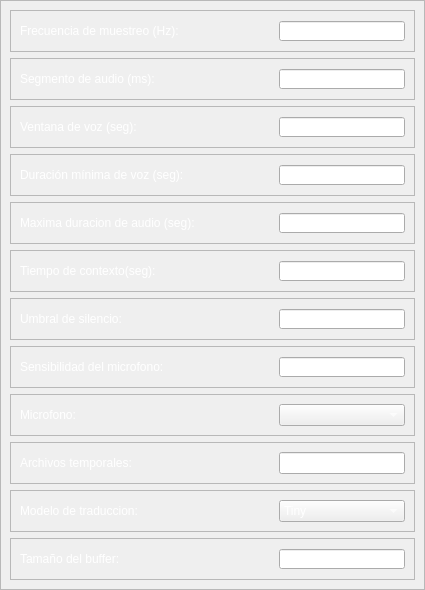
               <widget class="QWidget" name="ConfiguracionAudio">
                <property name="geometry">
                 <rect>
                  <x>0</x>
                  <y>-187</y>
                  <width>425</width>
                  <height>544</height>
                 </rect>
                </property>
                <property name="minimumSize">
                 <size>
                  <width>0</width>
                  <height>0</height>
                 </size>
                </property>
                <attribute name="icon">
                 <iconset>
                  <normaloff>imgs/toolbox.svg</normaloff>imgs/toolbox.svg</iconset>
                </attribute>
                <attribute name="label">
                 <string>Configuracion de Traduccion</string>
                </attribute>
                <layout class="QVBoxLayout" name="verticalLayout_9">
                 <property name="spacing">
                  <number>0</number>
                 </property>
                 <property name="leftMargin">
                  <number>0</number>
                 </property>
                 <property name="topMargin">
                  <number>0</number>
                 </property>
                 <property name="rightMargin">
                  <number>0</number>
                 </property>
                 <property name="bottomMargin">
                  <number>0</number>
                 </property>
                 <item>
                  <widget class="QFrame" name="frame_7">
                   <property name="minimumSize">
                    <size>
                     <width>0</width>
                     <height>0</height>
                    </size>
                   </property>
                   <property name="styleSheet">
                    <string notr="true">QSpinBox, QDoubleSpinBox, QComboBox, QLabel,QLineEdit{
	color:white
}</string>
                   </property>
                   <property name="frameShape">
                    <enum>QFrame::StyledPanel</enum>
                   </property>
                   <property name="frameShadow">
                    <enum>QFrame::Raised</enum>
                   </property>
                   <layout class="QVBoxLayout" name="verticalLayout_8" stretch="1,0,1,1,1,1,1,0,1,1,1,0">
                    <item>
                     <widget class="QFrame" name="frame_9">
                      <property name="frameShape">
                       <enum>QFrame::StyledPanel</enum>
                      </property>
                      <property name="frameShadow">
                       <enum>QFrame::Raised</enum>
                      </property>
                      <layout class="QHBoxLayout" name="horizontalLayout_4" stretch="2,1">
                       <item>
                        <widget class="QLabel" name="label">
                         <property name="sizePolicy">
                          <sizepolicy hsizetype="Expanding" vsizetype="Fixed">
                           <horstretch>0</horstretch>
                           <verstretch>0</verstretch>
                          </sizepolicy>
                         </property>
                         <property name="toolTip">
                          <string>Cantidad de muestras de audio por segundo para el procesamiento</string>
                         </property>
                         <property name="text">
                          <string>Frecuencia de muestreo (Hz):</string>
                         </property>
                        </widget>
                       </item>
                       <item>
                        <widget class="QSpinBox" name="rate">
                         <property name="buttonSymbols">
                          <enum>QAbstractSpinBox::NoButtons</enum>
                         </property>
                         <property name="maximum">
                          <number>100000</number>
                         </property>
                         <property name="value">
                          <number>16000</number>
                         </property>
                        </widget>
                       </item>
                      </layout>
                     </widget>
                    </item>
                    <item>
                     <widget class="QFrame" name="frame_8">
                      <property name="frameShape">
                       <enum>QFrame::StyledPanel</enum>
                      </property>
                      <property name="frameShadow">
                       <enum>QFrame::Raised</enum>
                      </property>
                      <layout class="QHBoxLayout" name="horizontalLayout_5" stretch="2,1">
                       <item>
                        <widget class="QLabel" name="label_3">
                         <property name="toolTip">
                          <string>Duración de los fragmentos de audio analizados en cada ciclo</string>
                         </property>
                         <property name="text">
                          <string>Segmento de audio (ms):</string>
                         </property>
                        </widget>
                       </item>
                       <item>
                        <widget class="QSpinBox" name="chunk_duration">
                         <property name="buttonSymbols">
                          <enum>QAbstractSpinBox::NoButtons</enum>
                         </property>
                         <property name="maximum">
                          <number>100</number>
                         </property>
                         <property name="value">
                          <number>30</number>
                         </property>
                        </widget>
                       </item>
                      </layout>
                     </widget>
                    </item>
                    <item>
                     <widget class="QFrame" name="frame_10">
                      <property name="frameShape">
                       <enum>QFrame::StyledPanel</enum>
                      </property>
                      <property name="frameShadow">
                       <enum>QFrame::Raised</enum>
                      </property>
                      <layout class="QHBoxLayout" name="horizontalLayout_6" stretch="2,1">
                       <item>
                        <widget class="QLabel" name="label_4">
                         <property name="toolTip">
                          <string>Tiempo máximo permitido luego del silencio</string>
                         </property>
                         <property name="text">
                          <string>Ventana de voz (seg):</string>
                         </property>
                        </widget>
                       </item>
                       <item>
                        <widget class="QDoubleSpinBox" name="voice_window">
                         <property name="buttonSymbols">
                          <enum>QAbstractSpinBox::NoButtons</enum>
                         </property>
                         <property name="decimals">
                          <number>1</number>
                         </property>
                         <property name="maximum">
                          <double>3.000000000000000</double>
                         </property>
                         <property name="singleStep">
                          <double>0.100000000000000</double>
                         </property>
                         <property name="value">
                          <double>0.400000000000000</double>
                         </property>
                        </widget>
                       </item>
                      </layout>
                     </widget>
                    </item>
                    <item>
                     <widget class="QFrame" name="frame_11">
                      <property name="frameShape">
                       <enum>QFrame::StyledPanel</enum>
                      </property>
                      <property name="frameShadow">
                       <enum>QFrame::Raised</enum>
                      </property>
                      <layout class="QHBoxLayout" name="horizontalLayout_7" stretch="2,1">
                       <item>
                        <widget class="QLabel" name="label_5">
                         <property name="toolTip">
                          <string>Duración mínima de una señal para ser detectada como voz</string>
                         </property>
                         <property name="text">
                          <string>Duración mínima de voz (seg):</string>
                         </property>
                        </widget>
                       </item>
                       <item>
                        <widget class="QDoubleSpinBox" name="min_voice_duration">
                         <property name="buttonSymbols">
                          <enum>QAbstractSpinBox::NoButtons</enum>
                         </property>
                         <property name="decimals">
                          <number>1</number>
                         </property>
                         <property name="maximum">
                          <double>3.000000000000000</double>
                         </property>
                         <property name="singleStep">
                          <double>0.100000000000000</double>
                         </property>
                         <property name="value">
                          <double>0.300000000000000</double>
                         </property>
                        </widget>
                       </item>
                      </layout>
                     </widget>
                    </item>
                    <item>
                     <widget class="QFrame" name="frame_16">
                      <property name="frameShape">
                       <enum>QFrame::StyledPanel</enum>
                      </property>
                      <property name="frameShadow">
                       <enum>QFrame::Raised</enum>
                      </property>
                      <layout class="QHBoxLayout" name="horizontalLayout_10" stretch="2,1">
                       <item>
                        <widget class="QLabel" name="label_9">
                         <property name="toolTip">
                          <string>Límite máximo de duración para procesar un segmento de audio</string>
                         </property>
                         <property name="text">
                          <string>Maxima duracion de audio (seg):</string>
                         </property>
                        </widget>
                       </item>
                       <item>
                        <widget class="QDoubleSpinBox" name="max_continuous_speech_time">
                         <property name="buttonSymbols">
                          <enum>QAbstractSpinBox::NoButtons</enum>
                         </property>
                         <property name="decimals">
                          <number>1</number>
                         </property>
                         <property name="minimum">
                          <double>1.000000000000000</double>
                         </property>
                         <property name="maximum">
                          <double>15.000000000000000</double>
                         </property>
                         <property name="singleStep">
                          <double>0.500000000000000</double>
                         </property>
                         <property name="value">
                          <double>5.000000000000000</double>
                         </property>
                        </widget>
                       </item>
                      </layout>
                     </widget>
                    </item>
                    <item>
                     <widget class="QFrame" name="frame_14">
                      <property name="frameShape">
                       <enum>QFrame::StyledPanel</enum>
                      </property>
                      <property name="frameShadow">
                       <enum>QFrame::Raised</enum>
                      </property>
                      <layout class="QHBoxLayout" name="horizontalLayout_11" stretch="2,1">
                       <item>
                        <widget class="QLabel" name="label_10">
                         <property name="toolTip">
                          <string>Tiempo previo considerado para mantener la coherencia</string>
                         </property>
                         <property name="text">
                          <string>Tiempo de contexto(seg):</string>
                         </property>
                        </widget>
                       </item>
                       <item>
                        <widget class="QDoubleSpinBox" name="cut_time">
                         <property name="buttonSymbols">
                          <enum>QAbstractSpinBox::NoButtons</enum>
                         </property>
                         <property name="decimals">
                          <number>1</number>
                         </property>
                         <property name="maximum">
                          <double>15.000000000000000</double>
                         </property>
                         <property name="singleStep">
                          <double>0.500000000000000</double>
                         </property>
                         <property name="value">
                          <double>2.000000000000000</double>
                         </property>
                        </widget>
                       </item>
                      </layout>
                     </widget>
                    </item>
                    <item>
                     <widget class="QFrame" name="frame_12">
                      <property name="frameShape">
                       <enum>QFrame::StyledPanel</enum>
                      </property>
                      <property name="frameShadow">
                       <enum>QFrame::Raised</enum>
                      </property>
                      <property name="lineWidth">
                       <number>0</number>
                      </property>
                      <layout class="QHBoxLayout" name="horizontalLayout_8" stretch="2,1">
                       <item>
                        <widget class="QLabel" name="label_6">
                         <property name="toolTip">
                          <string>Nivel mínimo de volumen para distinguir el silencio del habla</string>
                         </property>
                         <property name="text">
                          <string>Umbral de silencio:</string>
                         </property>
                        </widget>
                       </item>
                       <item>
                        <widget class="QSpinBox" name="threshold">
                         <property name="buttonSymbols">
                          <enum>QAbstractSpinBox::NoButtons</enum>
                         </property>
                         <property name="prefix">
                          <string/>
                         </property>
                         <property name="maximum">
                          <number>5000</number>
                         </property>
                         <property name="value">
                          <number>500</number>
                         </property>
                        </widget>
                       </item>
                      </layout>
                     </widget>
                    </item>
                    <item>
                     <widget class="QFrame" name="frame_4">
                      <property name="frameShape">
                       <enum>QFrame::StyledPanel</enum>
                      </property>
                      <property name="frameShadow">
                       <enum>QFrame::Raised</enum>
                      </property>
                      <layout class="QHBoxLayout" name="horizontalLayout_17" stretch="2,1">
                       <item>
                        <widget class="QLabel" name="label_14">
                         <property name="toolTip">
                          <string>Ajusta la captación de sonidos del micrófono</string>
                         </property>
                         <property name="text">
                          <string>Sensibilidad del microfono:</string>
                         </property>
                        </widget>
                       </item>
                       <item>
                        <widget class="QSpinBox" name="vad">
                         <property name="buttonSymbols">
                          <enum>QAbstractSpinBox::NoButtons</enum>
                         </property>
                         <property name="maximum">
                          <number>5</number>
                         </property>
                         <property name="value">
                          <number>2</number>
                         </property>
                        </widget>
                       </item>
                      </layout>
                     </widget>
                    </item>
                    <item>
                     <widget class="QFrame" name="frame_25">
                      <property name="frameShape">
                       <enum>QFrame::StyledPanel</enum>
                      </property>
                      <property name="frameShadow">
                       <enum>QFrame::Raised</enum>
                      </property>
                      <layout class="QHBoxLayout" name="horizontalLayout_19" stretch="2,1">
                       <item>
                        <widget class="QLabel" name="label_17">
                         <property name="toolTip">
                          <string>Selecciona el dispositivo de entrada de audio</string>
                         </property>
                         <property name="text">
                          <string>Microfono:</string>
                         </property>
                        </widget>
                       </item>
                       <item>
                        <widget class="QComboBox" name="microphoneComboBox"/>
                       </item>
                      </layout>
                     </widget>
                    </item>
                    <item>
                     <widget class="QFrame" name="frame_15">
                      <property name="frameShape">
                       <enum>QFrame::StyledPanel</enum>
                      </property>
                      <property name="frameShadow">
                       <enum>QFrame::Raised</enum>
                      </property>
                      <layout class="QHBoxLayout" name="horizontalLayout_12" stretch="2,1">
                       <item>
                        <widget class="QLabel" name="label_8">
                         <property name="toolTip">
                          <string>Carpeta donde se guardan los audios procesados temporalmente</string>
                         </property>
                         <property name="text">
                          <string>Archivos temporales:</string>
                         </property>
                        </widget>
                       </item>
                       <item>
                        <widget class="QLineEdit" name="temp_dir">
                         <property name="text">
                          <string>./temp</string>
                         </property>
                         <property name="placeholderText">
                          <string>Hola</string>
                         </property>
                        </widget>
                       </item>
                      </layout>
                     </widget>
                    </item>
                    <item>
                     <widget class="QFrame" name="frame_13">
                      <property name="frameShape">
                       <enum>QFrame::StyledPanel</enum>
                      </property>
                      <property name="frameShadow">
                       <enum>QFrame::Raised</enum>
                      </property>
                      <layout class="QHBoxLayout" name="horizontalLayout_9" stretch="2,1">
                       <item>
                        <widget class="QLabel" name="label_7">
                         <property name="toolTip">
                          <string>Modelo utilizado para traducir el audio en tiempo real</string>
                         </property>
                         <property name="text">
                          <string>Modelo de traduccion:</string>
                         </property>
                        </widget>
                       </item>
                       <item>
                        <widget class="QComboBox" name="whisper_model">
                         <property name="frame">
                          <bool>true</bool>
                         </property>
                         <item>
                          <property name="text">
                           <string>Tiny</string>
                          </property>
                         </item>
                         <item>
                          <property name="text">
                           <string>Base</string>
                          </property>
                         </item>
                         <item>
                          <property name="text">
                           <string>Small</string>
                          </property>
                         </item>
                         <item>
                          <property name="text">
                           <string>Medium</string>
                          </property>
                         </item>
                         <item>
                          <property name="text">
                           <string>Large</string>
                          </property>
                         </item>
                        </widget>
                       </item>
                      </layout>
                     </widget>
                    </item>
                    <item>
                     <widget class="QFrame" name="frame_23">
                      <property name="frameShape">
                       <enum>QFrame::StyledPanel</enum>
                      </property>
                      <property name="frameShadow">
                       <enum>QFrame::Raised</enum>
                      </property>
                      <layout class="QHBoxLayout" name="horizontalLayout_18" stretch="2,1">
                       <item>
                        <widget class="QLabel" name="label_16">
                         <property name="text">
                          <string>Tamaño del buffer:</string>
                         </property>
                        </widget>
                       </item>
                       <item>
                        <widget class="QSpinBox" name="buffer_size">
                         <property name="buttonSymbols">
                          <enum>QAbstractSpinBox::NoButtons</enum>
                         </property>
                         <property name="maximum">
                          <number>2000</number>
                         </property>
                         <property name="value">
                          <number>200</number>
                         </property>
                        </widget>
                       </item>
                      </layout>
                     </widget>
                    </item>
                   </layout>
                  </widget>
                 </item>
                </layout>
               </widget>
